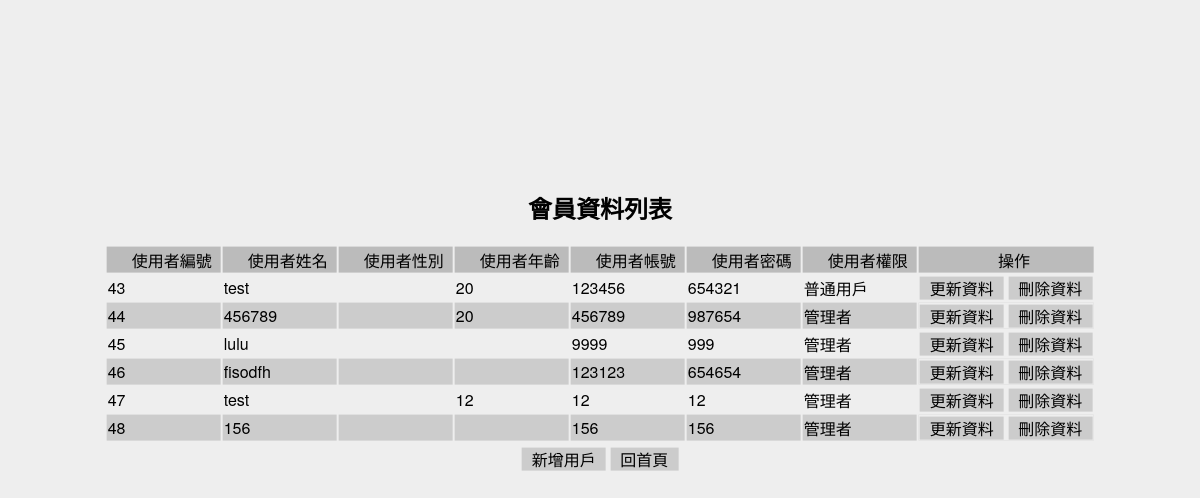
/usermanage.php (signed in), run on the app's committed database.
### tables this page shows
CREATE TABLE `users` (
  `no` int(20) NOT NULL,
  `name` varchar(20) NOT NULL,
  `gender` varchar(20) NOT NULL,
  `age` varchar(20) NOT NULL,
  `account` varchar(20) NOT NULL,
  `password` varchar(20) NOT NULL,
  `authority` varchar(10) NOT NULL
);

### usermanage.php (the view, shortened to what this page needs)
<head>
	<link href="style.css" rel="stylesheet" type="text/css">
</head>
<body style='background: #EEEEEE;'>
<?php
require('include.php');
if($_SESSION["authority"]=="管理者"){
	$tmp=0;
	$read="SELECT * FROM users";
	$readresult=mysqli_query($link,$read);
		echo '<div style="position: absolute;top: 40%;left: 50%;margin-right: -50%;transform: translate(-50%, -50%)">';
		echo "<center><h2 style='font-family: 微軟正黑體;'>會員資料列表</h2></center>";
		echo "<center><table border='0'>";
		echo "<tr id='list' style='background: #BBBBBB; text-align: center;'><td>　使用者編號　</td><td>　使用者姓名　</td><td>　使用者性別　</td><td>　使用者年齡　</td><td>　使用者帳號　</td><td>　使用者密碼　</td><td>　使用者權限　</td><td>　操作　</td></tr>";
	while($result=mysqli_fetch_array($readresult)){
		if($tmp%2==1){
			echo "<tr style='background: #CCCCCC'>";
		}else{
			echo "<tr style='background: #EEEEEE'>";
		}
		echo "<td>".$result[0]."</td><td>".$result[1]."</td><td>".$result[2]."</td><td>".$result[3]."</td><td>".$result[4]."</td><td>".$result[5]."</td><td>".$result[6]."</td>";
		echo "<td style='background: #EEEEEE;'><span id='button''><a href='update.php?no=".$result[0]."'>更新資料</a></span> ";
		echo "<span id='button'><a href='del.php?no=".$result[0]."'>刪除資料</a></span></td>";
		echo "</tr>";
		$tmp++;
	}
	echo "</table>";
	echo "<div style='margin-top: 4px;'>";
	echo "<span id='button'><a href='add.php'>新增用戶</a></span> ";
	echo "<span id='button'><a href='index.php'>回首頁</a></span></center>";
	echo "</div></div>";
}else{
	header('refresh:0; url="index.php"');
}
?>
</body>

### style.css (style rules this page uses)
#button { background: #CCCCCC; float: none; }
#button a { color:#000000; text-decoration: none; margin:10px; float:none; }
#list td { margin-top: 60px; }

### data on the page
users: no "43", name "test", age "20", account "123456", password "654321", authority "普通用戶"
users: no "44", name "456789", age "20", account "456789", password "987654", authority "管理者"
users: no "45", name "lulu", account "9999", password "999", authority "管理者"
users: no "46", name "fisodfh", account "123123", password "654654", authority "管理者"
users: no "47", name "test", age "12", account "12", password "12", authority "管理者"
users: no "48", name "156", account "156", password "156", authority "管理者"
